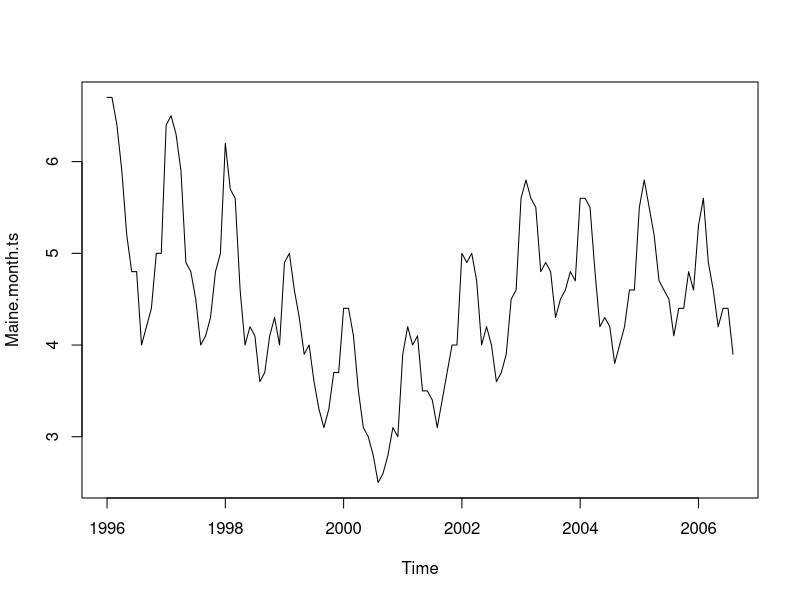
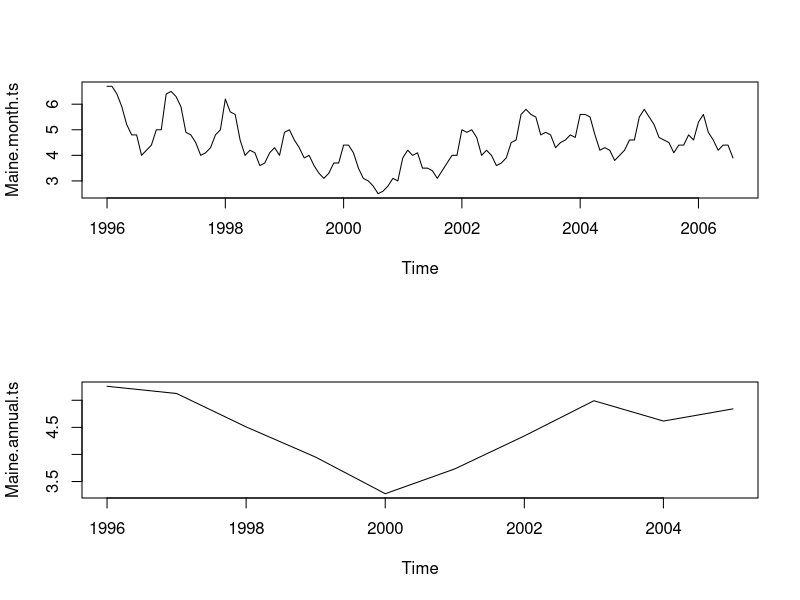
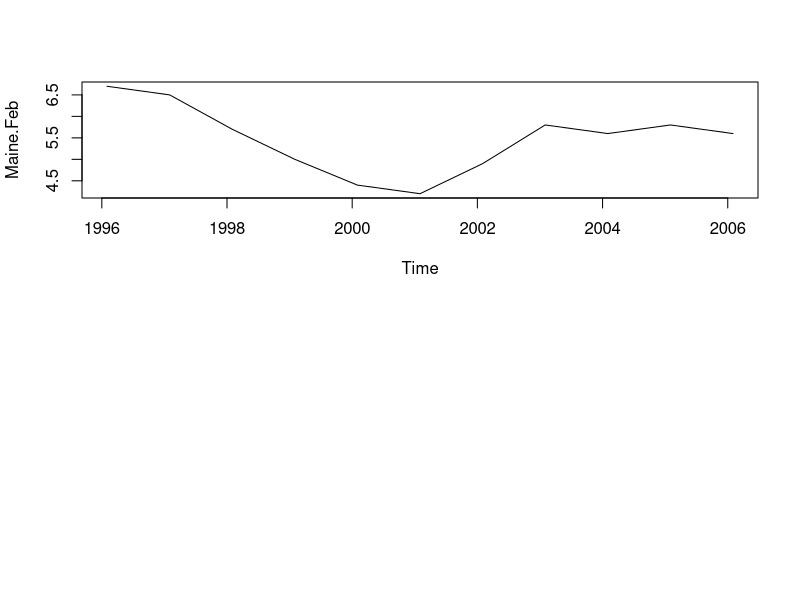

The R script that drew these images, in order:
setwd("/Users/stuart/R_Files/TimeSeries")
install.packages("psych")
library(xts)
library(zoo)
library(ggplot2)

data(AirPassengers)
AP <- AirPassengers
AP

# Maine unemployment data
Maine.month <- read.table("Maine.dat", header = T)
str(Maine.month)
class(Maine.month)
# Create a time series from the .dat file
Maine.month.ts <- ts(Maine.month$unemploy,start = c(1996,1), freq = 12)
layout(1:1)
plot(Maine.month.ts)
Maine.annual.ts <- aggregate(Maine.month.ts)/12
layout(1:2)
plot(Maine.month.ts)
plot(Maine.annual.ts)
Maine.Feb <- window(Maine.month.ts, start = c(1996,2),freq=TRUE)
plot(Maine.Feb)